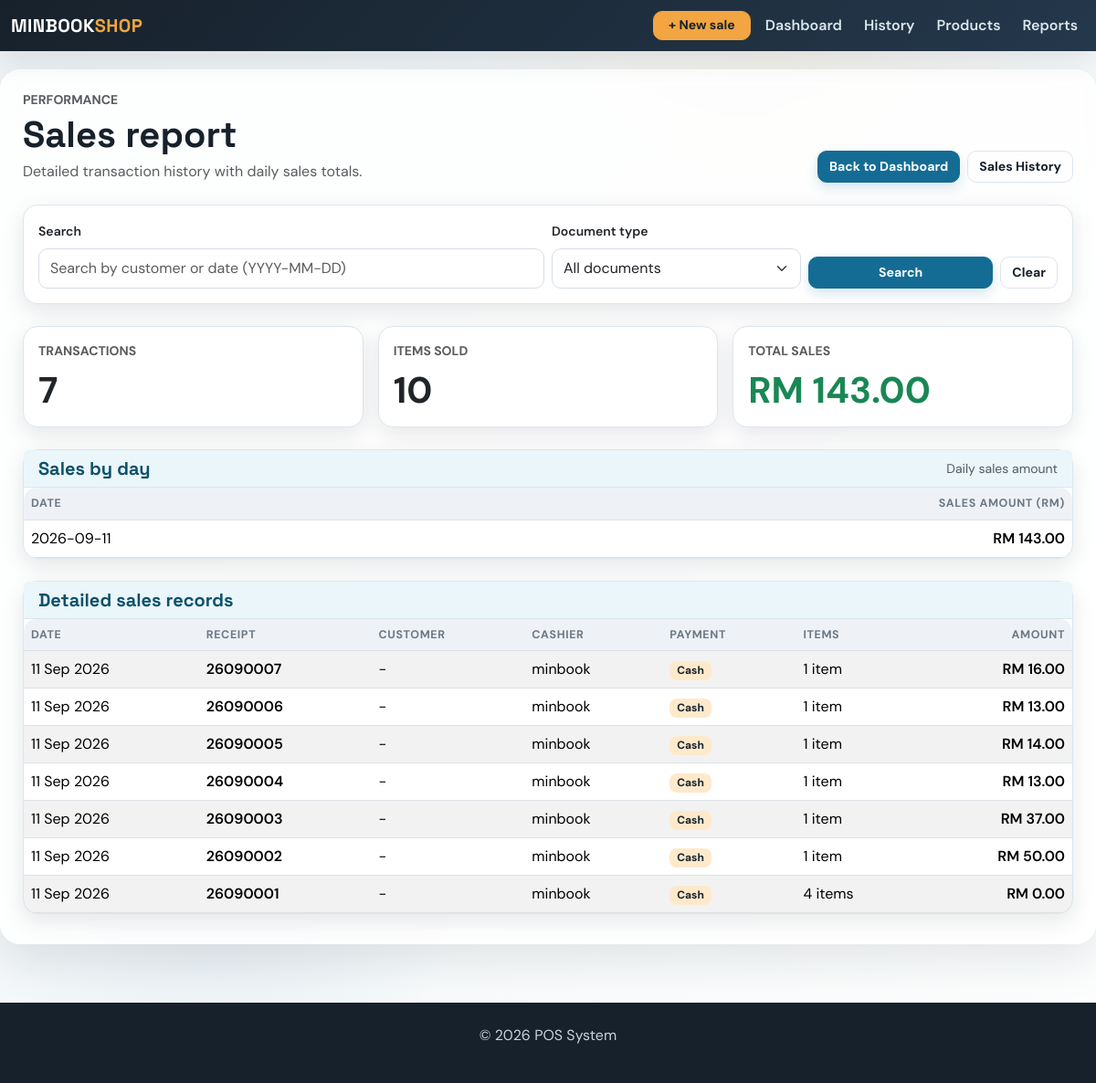
The app's page /sales/records, older data.
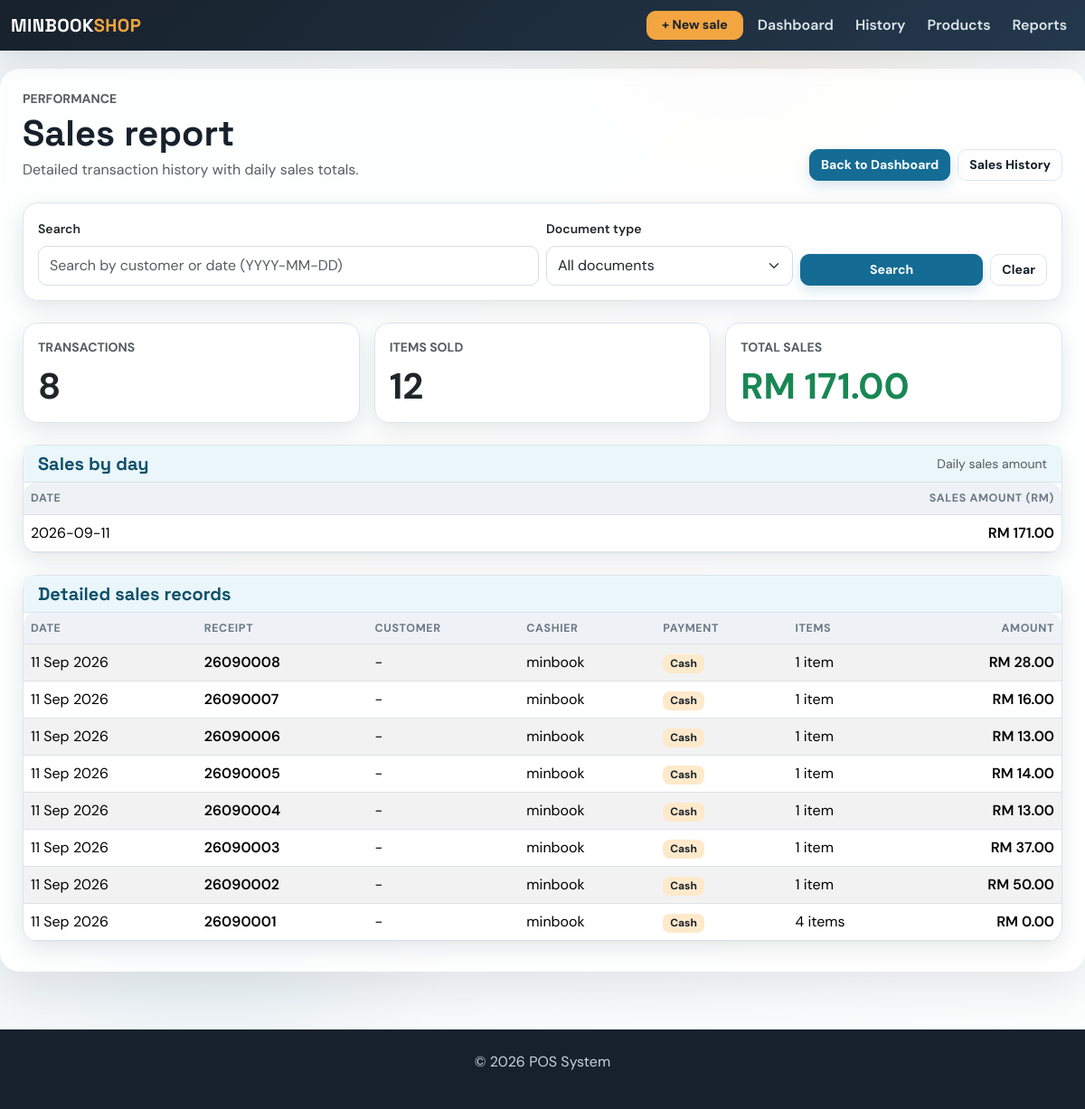
The same page, newer data.
### app/models.py (models this page shows, shortened)
class Sale(db.Model):
    id = db.Column(db.Integer, primary_key=True)
    amount = db.Column(db.Float, nullable=False)
    date = db.Column(db.Date, default=datetime.utcnow)
    user_id = db.Column(db.Integer, db.ForeignKey('user.id'), nullable=False)  # ForeignKey to User
    user = db.relationship('User', backref=db.backref('sales', lazy=True))  # Relationship with User
    product_id = db.Column(db.Integer, db.ForeignKey('product.id'), nullable=True)  # Legacy first product
    product = db.relationship('Product', backref=db.backref('sales', lazy=True))  # Relationship with Product
    quantity = db.Column(db.Integer, nullable=True)  # Legacy total quantity
    payment_method = db.Column(db.String(20), nullable=False, default='Cash')
    customer_name = db.Column(db.String(120), nullable=True)
    document_type = db.Column(db.String(20), nullable=False, default='receipt')
    discount = db.Column(db.Float, nullable=False, default=0.00)
    deposit = db.Column(db.Float, nullable=False, default=0.00)
    items = db.relationship('SaleItem', back_populates='sale', cascade='all, delete-orphan')

class User(db.Model):
    id = db.Column(db.Integer, primary_key=True)
    username = db.Column(db.String(100), unique=True, nullable=False)
    email = db.Column(db.String(120), unique=True, nullable=False)
    password = db.Column(db.String(200), nullable=False)
    role = db.Column(db.String(50), default='cashier')  # can be admin, manager, cashier

### app/routes.py (the view)
@main.route('/sales/records')
def sales_records():
    search_term = (request.args.get('search', '') or '').strip()
    selected_document_type = (request.args.get('document_type', '') or '').lower().strip()
    if selected_document_type not in {'receipt', 'invoice', ''}:
        selected_document_type = ''
    sales_query = Sale.query.order_by(Sale.date.desc(), Sale.id.desc())
    if selected_document_type:
        sales_query = sales_query.filter(Sale.document_type == selected_document_type)
    if search_term:
        try:
            parsed_date = datetime.strptime(search_term, '%Y-%m-%d').date()
            sales_query = sales_query.filter(Sale.date == parsed_date)
        except ValueError:
            sales_query = sales_query.filter(Sale.customer_name.ilike(f'%{search_term}%'))
    sales = sales_query.all()
    total_amount = round(sum(sale.amount for sale in sales), 2)
    total_items = sum(sum(item.quantity for item in sale.items) for sale in sales)
    daily_totals = {}
    for sale in sales:
        daily_key = sale.date.isoformat()
        daily_totals[daily_key] = round(daily_totals.get(daily_key, 0) + sale.amount, 2)
    daily_sales = [
        {'date': day, 'amount': round(amount, 2)}
        for day, amount in sorted(daily_totals.items(), key=lambda item: item[0], reverse=True)
    ]
    return render_template(
        'sales_records.html',
        sales=sales,
        search_term=search_term,
        total_sales=total_amount,
        total_transactions=len(sales),
        total_items=total_items,
        daily_sales=daily_sales,
        selected_document_type=selected_document_type,
    )

### app/routes.py (called while the page is built)
@main.app_context_processor
def inject_now():
    return {'current_year': datetime.now().year}

### app/templates/sales_records.html (shortened to what this page needs)
{% extends 'base.html' %}
{% block content %}
<div class="d-flex flex-wrap justify-content-between align-items-end gap-3 mb-4">
    <div>
        <p class="text-uppercase text-muted small fw-bold mb-1">Performance</p>
        <h1 class="mb-1">Sales report</h1>
        <p class="text-muted mb-0">Detailed transaction history with daily sales totals.</p>
    </div>
    <div class="d-flex gap-2">
        <a href="{{ url_for('main.dashboard') }}" class="btn btn-primary">Back to Dashboard</a>
        <a href="{{ url_for('main.sales') }}" class="btn btn-outline-secondary">Sales History</a>
    </div>
</div>
<div class="card mb-4">
    <div class="card-body">
        <form method="get" action="{{ url_for('main.sales_records') }}" class="row g-2 align-items-end">
            <div class="col-md-6">
                <label class="form-label small fw-semibold">Search</label>
                <input type="text" name="search" class="form-control" placeholder="Search by customer or date (YYYY-MM-DD)" value="{{ search_term }}">
            </div>
            <div class="col-md-3">
                <label class="form-label small fw-semibold">Document type</label>
                <select name="document_type" class="form-select">
                    <option value="">All documents</option>
                </select>
            </div>
            <div class="col-md-3 d-flex gap-2">
                <button class="btn btn-primary flex-grow-1" type="submit">Search</button>
                <a href="{{ url_for('main.sales_records') }}" class="btn btn-outline-secondary">Clear</a>
            </div>
        </form>
    </div>
</div>
<div class="row g-3 mb-4">
    <div class="col-md-4">
        <div class="card h-100">
            <div class="card-body">
                <div class="text-uppercase text-muted small fw-bold">Transactions</div>
                <div class="display-6 fw-bold mt-2">{{ total_transactions }}</div>
            </div>
        </div>
    </div>
    <div class="col-md-4">
        <div class="card h-100">
            <div class="card-body">
                <div class="text-uppercase text-muted small fw-bold">Items Sold</div>
                <div class="display-6 fw-bold mt-2">{{ total_items }}</div>
            </div>
        </div>
    </div>
    <div class="col-md-4">
        <div class="card h-100">
            <div class="card-body">
                <div class="text-uppercase text-muted small fw-bold">Total Sales</div>
                <div class="display-6 fw-bold mt-2 text-success">RM {{ '{:,.2f}'.format(total_sales) }}</div>
            </div>
        </div>
    </div>
</div>
<div class="card mb-4">
    <div class="card-header d-flex justify-content-between align-items-center">
        <h5 class="mb-0">Sales by day</h5>
        <span class="small text-muted">Daily sales amount</span>
    </div>
    <div class="table-responsive">
        <table class="table mb-0">
            <thead>
                <tr>
                    <th>Date</th>
                    <th class="text-end">Sales Amount (RM)</th>
                </tr>
            </thead>
            <tbody>
                {% for day in daily_sales %}
                <tr>
                    <td>{{ day.date }}</td>
                    <td class="text-end fw-semibold">RM {{ '{:,.2f}'.format(day.amount) }}</td>
                </tr>
                {% else %}
                <tr>
                    <td colspan="2" class="text-center text-muted py-4">No daily sales found.</td>
                </tr>
                {% endfor %}
            </tbody>
        </table>
    </div>
</div>
<div class="card">
    <div class="card-header">
        <h5 class="mb-0">Detailed sales records</h5>
    </div>
    <div class="table-responsive">
        <table class="table table-striped mb-0 align-middle">
            <thead>
                <tr>
                    <th>Date</th>
                    <th>{{ 'Invoice' if selected_document_type == 'invoice' else 'Receipt' }}</th>
                    <th>Customer</th>
                    <th>Cashier</th>
                    <th>Payment</th>
                    <th>Items</th>
                    <th class="text-end">Amount</th>
                </tr>
            </thead>
            <tbody>
                {% for sale in sales %}
                <tr>
                    <td>{{ sale.date.strftime('%d %b %Y') }}</td>
                    <td class="fw-semibold">{% if sale.document_type == 'invoice' %}{{ sale.date.strftime('%y%m') }}{{ '%04d'|format(sale.id) }}{% else %}{{ sale.date.strftime('%y%m') }}{{ '%04d'|format(sale.id) }}{% endif %}</td>
                    <td>{{ sale.customer_name or '-' }}</td>
                    <td>{{ sale.user.username if sale.user else '-' }}</td>
                    <td><span class="badge text-bg-light">{{ sale.payment_method }}</span></td>
                    <td>{{ sale.items|length }} item{{ 's' if sale.items|length != 1 else '' }}</td>
                    <td class="text-end fw-semibold">RM {{ '{:,.2f}'.format(sale.amount) }}</td>
                </tr>
                {% else %}
                <tr>
                    <td colspan="7" class="text-center text-muted py-4">No records found.</td>
                </tr>
                {% endfor %}
            </tbody>
        </table>
    </div>
</div>
{% endblock %}

### app/templates/base.html (shortened to what this page needs)
<!DOCTYPE html>
<html lang="en">
<head>
    <link href="https://cdn.jsdelivr.net/npm/bootstrap@5.3.3/dist/css/bootstrap.min.css" rel="stylesheet">
</head>
<body>
<nav class="navbar navbar-expand-lg navbar-dark bg-dark fixed-top">
    <div class="container-fluid">
        <a class="navbar-brand" href="{{ url_for('main.dashboard') }}">MINBOOK<span class="text-warning">SHOP</span></a>
        <div class="collapse navbar-collapse" id="navbarNavDropdown">
            <ul class="navbar-nav ms-auto align-items-lg-center gap-lg-2">
                <li class="nav-item"><a class="btn btn-warning btn-sm px-3" href="{{ url_for('main.add_sale') }}">+ New sale</a></li>
                <li class="nav-item"><a class="nav-link" href="{{ url_for('main.dashboard') }}">Dashboard</a></li>
                <li class="nav-item">
                    <a class="nav-link" href="{{ url_for('main.sales') }}">History</a>
                </li>
                <li class="nav-item">
                    <a class="nav-link" href="{{ url_for('main.products') }}">Products</a>
                </li>
                <li class="nav-item"><a class="nav-link" href="{{ url_for('main.revenue') }}">Reports</a></li>
            </ul>
        </div>
    </div>
</nav>
<div class="container page-shell">
    {% block content %}
    {% endblock %}
</div>
<footer class="text-center">
    <div class="container">
        <p>&copy; {{ current_year if current_year else "2025" }} POS System </p>
    </div>
</footer>
</body>
</html>

### app/templates/base.html (style rules this page uses)
:root { --ink: #17212b; --muted: #6c7885; --paper: #eef3f6; --line: #dce5ed; --brand: #146c94; --brand-dark: #0d506b; --brand-soft: #eaf6f9; --accent: #f2a541; --accent-soft: #ffe9cb; --success: #2d936c; --success-soft: #dff8ee; --danger: #b84b45; --shadow: rgba(23,33,43,.10); --table-head: #eef2f6; }
* { box-sizing: border-box; }
body { padding-top: 76px; background: radial-gradient(circle at 70% 0%, rgba(242,165,65,.08), transparent 22%), radial-gradient(circle at 20% 80%, rgba(20,108,148,.08), transparent 20%), linear-gradient(135deg, var(--paper), #fdfefe); color: var(--ink); font-family: 'DM Sans', sans-serif; }
h1, h2, h3, h4, h5, .navbar-brand { font-family: 'Space Grotesk', sans-serif; font-weight: 700; }
.navbar { background: linear-gradient(135deg, #17212b, #24384c) !important; box-shadow: 0 8px 30px var(--shadow); }
.navbar-brand { letter-spacing: .02em; color: #fff !important; }
.navbar-brand .text-warning { color: var(--accent) !important; }
.nav-link { color: #dce7ee !important; font-weight: 600; }
.page-shell { max-width: 1240px; background: rgba(255,255,255,.84); border: 1px solid rgba(255,255,255,.8); border-radius: 22px; padding: 22px 24px 32px; box-shadow: 0 18px 50px var(--shadow); backdrop-filter: blur(10px); }
.card { border: 1px solid var(--line); border-radius: 16px; box-shadow: 0 8px 24px var(--shadow); background-color: #fff; }
.card-header { background: var(--brand-soft); border-bottom: 1px solid var(--line); color: var(--brand-dark); }
.card-header h5 { color: var(--brand-dark); font-family: 'Space Grotesk', sans-serif; font-weight: 700; }
.btn { border-radius: 10px; font-weight: 700; font-size: .88rem; transition: all .2s ease; }
.btn-primary { background: var(--brand); border-color: var(--brand); box-shadow: 0 6px 14px rgba(20,108,148,.16); }
.btn-warning { background: var(--accent); border-color: var(--accent); color: #17212b; }
.btn-outline-secondary { border-color: var(--line); color: var(--ink); }
.form-control, .form-select { border-color: #d7dee6; min-height: 44px; border-radius: 10px; }
.table { --bs-table-bg: transparent; vertical-align: middle; }
.table thead th { color: var(--muted); background: var(--table-head); font-size: .78rem; letter-spacing: .05em; text-transform: uppercase; border-bottom-width: 1px; }
.table tbody tr { transition: background-color .2s ease, transform .2s ease; }
.table-responsive { border-radius: 14px; }
footer { background: #17212b; color: #c9d4dc; padding: 24px 0; margin-top: 64px; }
.badge { border-radius: 8px; font-weight: 700; }
.text-bg-light { background: var(--accent-soft) !important; color: var(--ink) !important; }

Row changes from the older to the newer data that the page shows:
added Sale: date "11 Sep 2026", date "2609", id "0008", customer_name "-", user "minbook", payment_method "Cash", items|length "1", amount "28.00"
Text that changed along with them:
{{ total_transactions }}: "7" → "8"
{{ total_items }}: "10" → "12"
{{ '{:,.2f}'.format(total_sales) }}: "143.00" → "171.00"
new list line: "2026-09-11 RM 171.00"
list line gone: "2026-09-11 RM 143.00"
